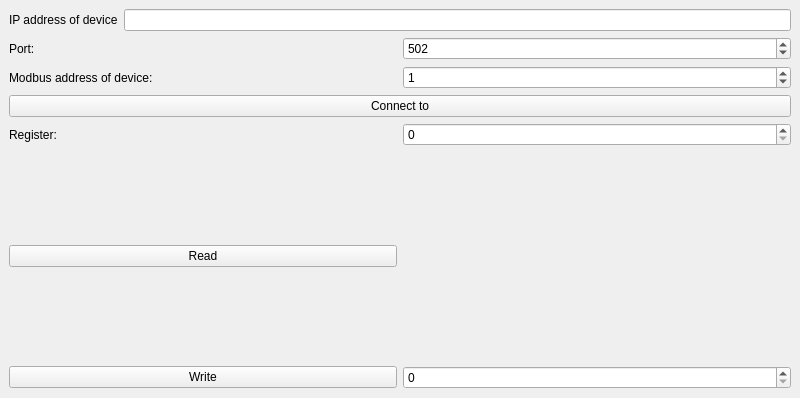
<?xml version="1.0" encoding="UTF-8"?>
<ui version="4.0">
 <class>MainWindow</class>
 <widget class="QMainWindow" name="MainWindow">
  <property name="geometry">
   <rect>
    <x>0</x>
    <y>0</y>
    <width>800</width>
    <height>398</height>
   </rect>
  </property>
  <property name="windowTitle">
   <string>MainWindow</string>
  </property>
  <widget class="QWidget" name="centralwidget">
   <layout class="QVBoxLayout" name="verticalLayout">
    <item>
     <layout class="QHBoxLayout" name="horizontalLayout">
      <item>
       <widget class="QLabel" name="label">
        <property name="text">
         <string>IP address of device</string>
        </property>
       </widget>
      </item>
      <item>
       <widget class="QLineEdit" name="lineEdit_address"/>
      </item>
     </layout>
    </item>
    <item>
     <layout class="QHBoxLayout" name="horizontalLayout_2">
      <item>
       <widget class="QLabel" name="label_2">
        <property name="text">
         <string>Port:</string>
        </property>
       </widget>
      </item>
      <item>
       <widget class="QSpinBox" name="spinBox_port">
        <property name="maximum">
         <number>99999</number>
        </property>
        <property name="value">
         <number>502</number>
        </property>
       </widget>
      </item>
     </layout>
    </item>
    <item>
     <layout class="QHBoxLayout" name="horizontalLayout_3">
      <item>
       <widget class="QLabel" name="label_3">
        <property name="text">
         <string>Modbus address of device:</string>
        </property>
       </widget>
      </item>
      <item>
       <widget class="QSpinBox" name="spinBox_addr">
        <property name="maximum">
         <number>255</number>
        </property>
        <property name="value">
         <number>1</number>
        </property>
       </widget>
      </item>
     </layout>
    </item>
    <item>
     <layout class="QHBoxLayout" name="horizontalLayout_4">
      <item>
       <widget class="QPushButton" name="pushButton_connect">
        <property name="text">
         <string>Connect to</string>
        </property>
       </widget>
      </item>
     </layout>
    </item>
    <item>
     <layout class="QHBoxLayout" name="horizontalLayout_5">
      <item>
       <widget class="QLabel" name="label_4">
        <property name="text">
         <string>Register:</string>
        </property>
       </widget>
      </item>
      <item>
       <widget class="QSpinBox" name="spinBox_register">
        <property name="maximum">
         <number>65535</number>
        </property>
       </widget>
      </item>
     </layout>
    </item>
    <item>
     <layout class="QHBoxLayout" name="horizontalLayout_6">
      <item>
       <widget class="QPushButton" name="pushButton_read">
        <property name="text">
         <string>Read</string>
        </property>
       </widget>
      </item>
      <item>
       <widget class="QLabel" name="label_readdata">
        <property name="text">
         <string/>
        </property>
       </widget>
      </item>
     </layout>
    </item>
    <item>
     <layout class="QHBoxLayout" name="horizontalLayout_7">
      <item>
       <widget class="QPushButton" name="pushButton_write">
        <property name="text">
         <string>Write</string>
        </property>
       </widget>
      </item>
      <item>
       <widget class="QSpinBox" name="spinBox_write"/>
      </item>
     </layout>
    </item>
   </layout>
  </widget>
 </widget>
 <resources/>
 <connections/>
</ui>
